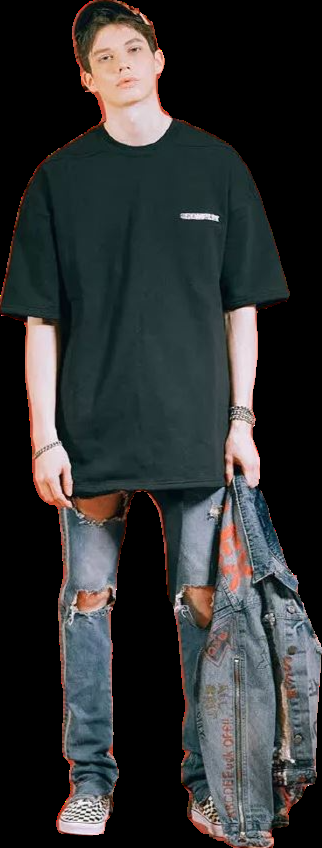
#> input picture inputs/다운로드.png, 322 x 848 px, found by its file name
$ python image_edge.py
#> lines starting #> are read from the running program, lines starting #| are printed output that depends on the picture; after the words box and inside, x2 and y2 are one past the last pixel; in counts of white or black regions, pixels touching at a corner belong together
import cv2
import numpy as np
from matplotlib import pyplot as plt

# 이미지 로드
image_path = '다운로드.png'  # 이미지 경로를 설정하세요
img = cv2.imread(image_path, cv2.IMREAD_GRAYSCALE)  # 그레이스케일로 이미지를 읽음
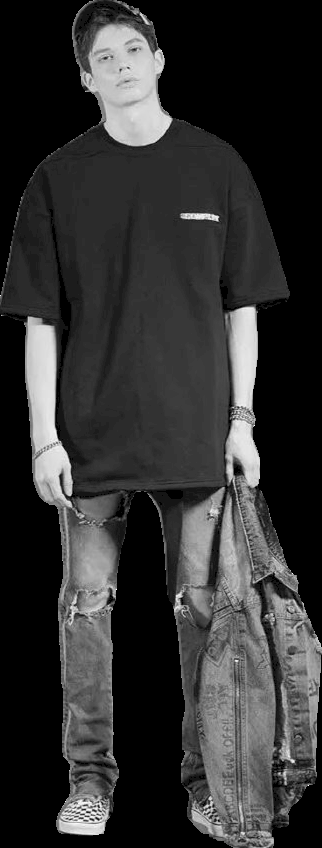
#> img: shape (848, 322); min 0, max 255, mean 49.6

# 가우시안 블러를 적용하여 이미지 노이즈 감소
blurred_img = cv2.GaussianBlur(img, (5, 5), 0)  # 가우시안 블러 적용, 커널 크기는 (5, 5)

# Canny 엣지 검출 (임계값 조정)
edges = cv2.Canny(blurred_img, 50, 150)  # 노이즈가 줄어든 이미지에 Canny 적용, 임계값을 조정
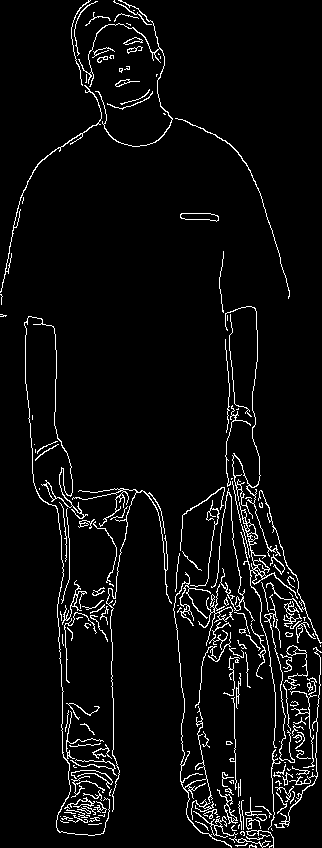
#> edges: shape (848, 322); 5% white in thin lines or dots

# 원본 이미지, 블러 처리 이미지, 엣지 검출 결과를 시각화
plt.figure(figsize=(15,5))

plt.subplot(131), plt.imshow(img, cmap='gray')
plt.title('Original Image'), plt.xticks([]), plt.yticks([])

plt.subplot(132), plt.imshow(blurred_img, cmap='gray')
plt.title('Blurred Image'), plt.xticks([]), plt.yticks([])

plt.subplot(133), plt.imshow(edges, cmap='gray')
plt.title('Edge Image'), plt.xticks([]), plt.yticks([])

plt.show()
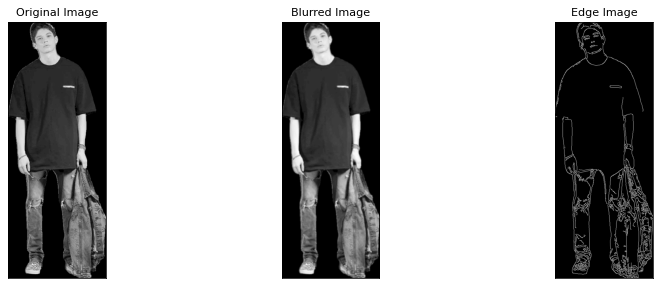
#> figure drawn by matplotlib, 3 panels

$ run again, with inputs/init_image.png copied over inputs/다운로드.png
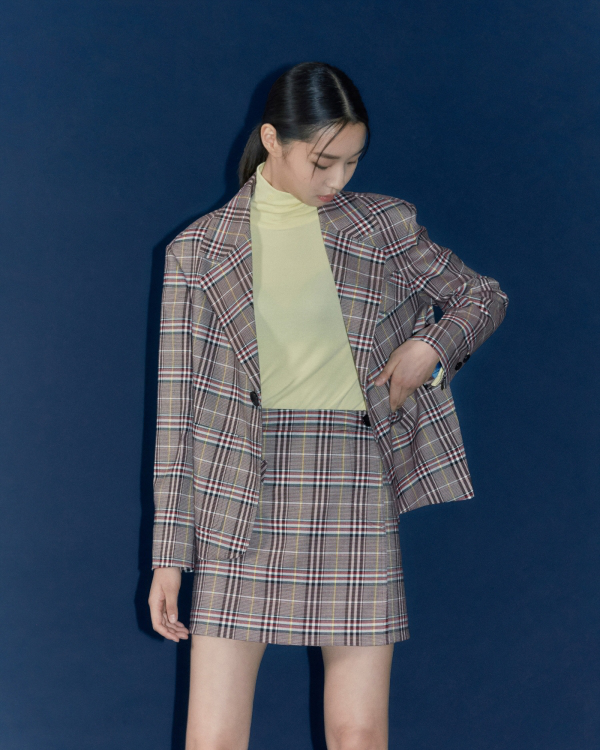
#> input picture inputs/init_image.png, 600 x 750 px, found by its file name
#> `edges = cv2.Canny(blurred_img, 50, 150)`:
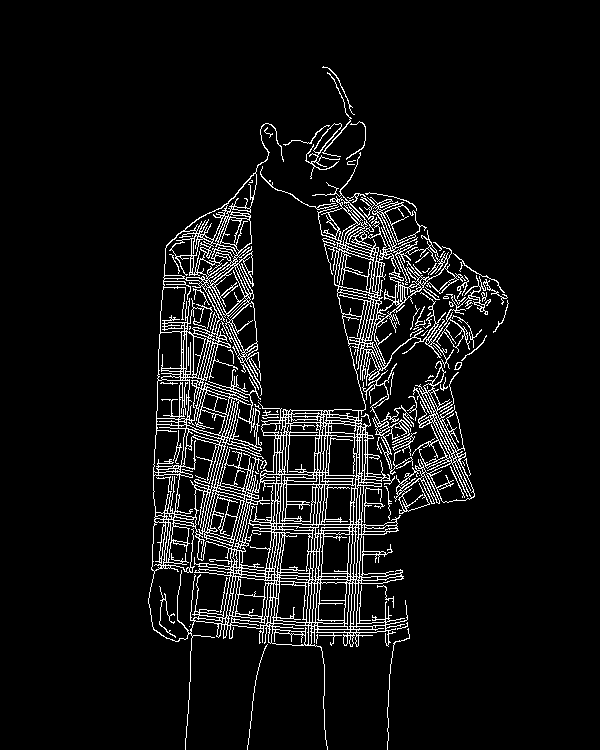
#> edges: shape (750, 600); 6.7% white in thin lines or dots, all inside (x1, y1, x2, y2) = (148, 66, 509, 750)
#> `plt.show()`:
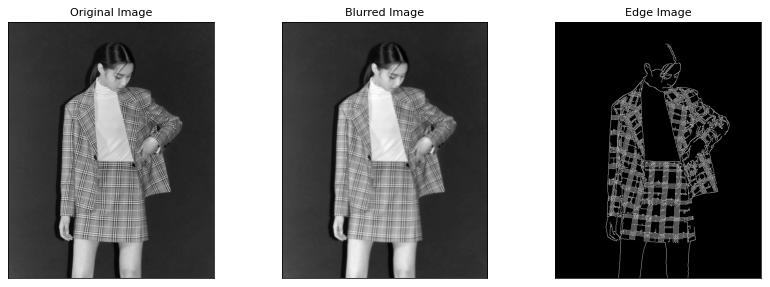
#> figure drawn by matplotlib, 3 panels
